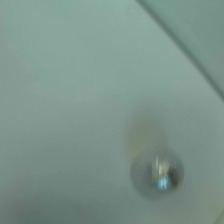
#> input picture Photos_balls/Silver_ball-samples/102.jpg, 224 x 224 px, given in place of the camera
$ python Ballsdetector.py
#> lines starting #> are read from the running program, lines starting #| are printed output that depends on the picture; after the words box and inside, x2 and y2 are one past the last pixel; in counts of white or black regions, pixels touching at a corner belong together
### Gyattline_v0.0/Python/PID.py
import time

class gpPID:
    def __init__(self, P, I, D,inverted = 1, setpoint = 0):

        self.inverted = inverted
        self.motoreDX = None
        self.motoreSX = None

        self.__KP = P
        self.__KI = I
        self.__KD = D

        self.__setpoint = setpoint

        self.__error = 0
        self.lastgradi = 0

        self.__integral = 0
        self.__last_error = 0

    def set_setpoint(self, value):
        self.__setpoint = value

    # [17 lines left out: function calcolopid, not called in this run]


    def initmotori(self, DX, SX):
        self.motoreDX = DX
        self.motoreSX = SX

    def limitamotori(self, DX, limite):
        return max(min(DX, limite), -limite)

    # [23 lines left out: functions calcolapotenzamotori_diretto, calcolapotenzamotori, calcolopotenzaservopicarx, not called in this run]

### Gyattline_v0.0/Python/Ballsdetector.py
import cv2
import numpy as np
from PID import gpPID

class pallinadetector():
    def __init__(self, hd, wd):
        self.PIDy = gpPID(P=0.2, I=0, D=0, setpoint=hd/2)
        self.PIDx = gpPID(P=1, I=0, D=0, setpoint=wd/2)
#> in main, frame is the input picture: shape (224, 224, 3); mean B, G, R 138.6, 146.9, 123.7
#> in distinguipallina, `hsv_image = cv2.cvtColor(image, cv2.COLOR_BGR2HSV)`: hsv_image: shape (224, 224, 3); mean H, S, V 78.9, 40.2, 146.9
        self.contapalline = 0
        self.hd = hd
        self.wd = wd
        self.green = (np.array([36, 60, 70]), np.array([89, 255, 255]))

    def riconosci_verde(self, image, color):
        Min, Max = color
        hsv = cv2.cvtColor(image, cv2.COLOR_BGR2HSV)
        mask = cv2.inRange(hsv, Min, Max)
        array = []
        contours, hierarchy = cv2.findContours(mask, cv2.RETR_EXTERNAL, cv2.CHAIN_APPROX_SIMPLE)
        for contour in contours:
            if cv2.contourArea(contour) > 500:
                x, y, w, h = cv2.boundingRect(contour)
                cv2.rectangle(image, (x, y), (x+w, y+h), (0, 255, 255), 2)
                array.append([x, y, w, h])
        return array

    def detectnero(self, image):
        hsv_image = cv2.cvtColor(image, cv2.COLOR_BGR2HSV)
        # Limiti per il colore nero
        lower_black = np.array([0, 0, 0])
        upper_black = np.array([180, 255, 45])
        mask = cv2.inRange(hsv_image, lower_black, upper_black)
        contours, _ = cv2.findContours(mask, cv2.RETR_EXTERNAL, cv2.CHAIN_APPROX_SIMPLE)
        return contours

    def detectpallina(self, image):
        arr = []
        gray = cv2.cvtColor(image, cv2.COLOR_BGR2GRAY)
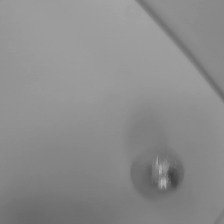
#> gray: shape (224, 224); min 63, max 174, mean 139.1
        # Applica un blur per ridurre i falsi positivi (sia Gaussian che mediano)
        gray = cv2.GaussianBlur(gray, (9, 9), 2)
        gray = cv2.medianBlur(gray, 5)
        circles = cv2.HoughCircles(gray, cv2.HOUGH_GRADIENT, dp=1, minDist=40,
                                   param1=40, param2=30, minRadius=0, maxRadius=0)
#> circles = None
        if circles is not None:
            circles = np.uint16(np.around(circles))
            for circle in circles[0, :]:
                center = (circle[0], circle[1])
                radius = circle[2]
                cv2.circle(image, center, radius, (0, 255, 0), 2)
                arr.append((center, radius))
            return arr
        else:
            return None


    def distinguipallina(self, image):
        pallineargentate = []
        # Converti l'immagine in HSV per eventuali controlli ROI sui riflessi
        hsv_image = cv2.cvtColor(image, cv2.COLOR_BGR2HSV)
        palline = self.detectpallina(image)
        neri = self.detectnero(image)
#> in detectnero, `mask = cv2.inRange(hsv_image, lower_black, upper_black)`: mask: shape (224, 224); every value is 0
#> in detectnero, `contours, _ = cv2.findContours(mask, cv2.RETR_EXTERNAL, cv2.CHAIN_APPR..`: contours = []
#> neri = []

        if palline is not None:
            for i in range(len(palline)):
                Cp, r = palline[i]
                Cx, Cy = Cp
                trovato_nero = False
                # Controlla se il centro della pallina coincide con una regione nera
                for j in range(len(neri)):
                    X, Y, W, H = cv2.boundingRect(neri[j])
                    Cn = int((X + X + W) / 2)
                    CHn = int((Y + Y + H) / 2)
                    if Cx - 10 < Cn < Cx + 10 and Cy - 10 < CHn < Cy + 10:
                        trovato_nero = True
                        break

                if trovato_nero:
                    print("Sembra che la pallina sia nera")
                else:
                    print("Sembra che la pallina sia argentata")
                    pallineargentate.append((Cp, r))


        return pallineargentate

    def calcoloerrorepallinay(self, palla):
        try:
            center, radius = palla
            h = center[1]
            deviazione = self.PIDy.calcolopid(h)
            return int(deviazione)
        except Exception as e:
            print("Errore calcolo y:", e)
            return -400  # -400 vuol dire errore

    def calcoloerrorepallinax(self, palla):
        try:
            center, radius = palla
            w = center[0]
            deviazione = self.PIDx.calcolopid(w)
            return int(deviazione)
        except Exception as e:
            print("Errore calcolo x:", e)
            return -400  # -400 vuol dire errore

    def ritornaltezza(self, palla):
        try:
            center, radius = palla
            h = center[1]
            return h
        except Exception as e:
            print("Errore altezza:", e)
            return -400  # -400 vuol dire errore

    def vai_verso_cassonetto(self, image):
        array_verdi = self.riconosci_verde(image, self.green)
        if array_verdi == -1 or len(array_verdi) == 0:
            return 300  # Se non ci sono verdi, gira e cercalo
        x, y, w, h = array_verdi[0]
        if y+h > 230:  # Se il cassonetto è vicino, ritorna 1000 (deposita la pallina)
            return 1000
        Cx = int((x + x + w) / 2)
        deviazione = self.PIDx.calcolopid(Cx)
        return deviazione

def main():
    cap = cv2.VideoCapture(0)
    wd = 320
    hd = 240
    ballz = pallinadetector(hd, wd)
    cap.set(3, wd)
    cap.set(4, hd)
    while True:
        ret, frame = cap.read()
        if not ret or frame is None:
            print("Impossibile acquisire il frame dalla videocamera.")
            break

        image = frame.copy()
        pallineargentate = ballz.distinguipallina(frame)
#> pallineargentate = []
        ballz.riconosci_verde(image, ballz.green)
#> in riconosci_verde, `mask = cv2.inRange(hsv, Min, Max)`:
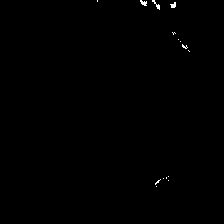
#> mask: shape (224, 224); 0.24% white in thin lines or dots, all inside (x1, y1, x2, y2) = (97, 0, 190, 187)
#> in riconosci_verde, `contours, hierarchy = cv2.findContours(mask, cv2.RETR_EXTERNAL, cv2.CH..`: contours = 15 contours, all with area under 20
#> the loop in riconosci_verde, `for contour in contours:` made 15 passes
#> contour on passes 1, 2, 4, 5, 6, 7, 9, 10, 15: [[156, 186]], [[168, 180]], [[163, 178]], [[166, 177], [166, 178]], [[168, 176]], [[188, 50], [189, 51]], [[180, 41]], [[178, 39]], [[97, 0], [97, 1]]
#> after the loop in riconosci_verde, `for contour in contours:`: array = []
        if pallineargentate is not None and len(pallineargentate) > 0:
            devy = ballz.calcoloerrorepallinay(pallineargentate[0])
            devx = ballz.calcoloerrorepallinax(pallineargentate[0])
            print("DEVIAZIONI:", devy, devx)

        cv2.imshow("frame", frame)
        cv2.imshow("a_image", image)

        if cv2.waitKey(1) & 0xFF == ord("q"):
#> (key q is pressed here)
            break

    cap.release()
    cv2.destroyAllWindows()

if __name__ == "__main__":
    main()

$ run again, on Photos_balls/Silver_ball-samples/103.jpg
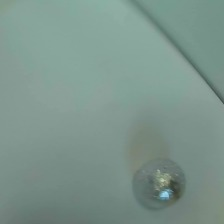
#> input picture Photos_balls/Silver_ball-samples/103.jpg, 224 x 224 px, given in place of the camera
#> in main, frame is the input picture: shape (224, 224, 3); mean B, G, R 139.9, 148.2, 124.7
#> hsv_image: shape (224, 224, 3); mean H, S, V 79, 40.4, 148.2
#> in detectpallina, `gray = cv2.cvtColor(image, cv2.COLOR_BGR2GRAY)`:
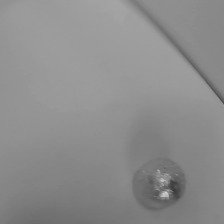
#> gray: shape (224, 224); min 51, max 207, mean 140.3
#> circles = None
#> in detectnero, `contours, _ = cv2.findContours(mask, cv2.RETR_EXTERNAL, cv2.CHAIN_APPR..`: contours = []
#> in riconosci_verde, `mask = cv2.inRange(hsv, Min, Max)`:
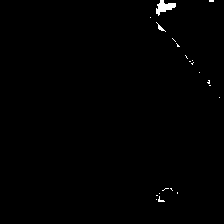
#> mask: shape (224, 224); 0.53% white; 21 white regions (19 under 20 px)
#> in riconosci_verde, `contours, hierarchy = cv2.findContours(mask, cv2.RETR_EXTERNAL, cv2.CH..`: contours = 21 contours, 20 with area under 20; largest, box (x1, y1, x2, y2) and area: (156, 0, 176, 16) 130
#> the loop in riconosci_verde, `for contour in contours:` made 21 passes
#> contour on passes 1, 3, 4, 5, 6, 8, 9, 11: [[156, 199]], [[156, 195], [157, 195]], [[159, 193]], [[177, 192], [177, 193]], [[170, 188], [172, 190], [171, 189], [171, 188]], [[219, 97]], [[209, 85], [210, 85]], [[199, 72]]
#> after the loop in riconosci_verde, `for contour in contours:`: array = []

$ run again, on Photos_balls/Silver_ball-samples/112.jpg
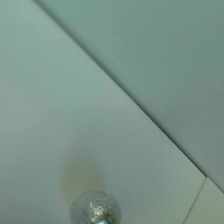
#> input picture Photos_balls/Silver_ball-samples/112.jpg, 224 x 224 px, given in place of the camera
#> in main, frame is the input picture: shape (224, 224, 3); mean B, G, R 136.9, 146, 122.5
#> hsv_image: shape (224, 224, 3); mean H, S, V 77.8, 41.4, 146
#> in detectpallina, `gray = cv2.cvtColor(image, cv2.COLOR_BGR2GRAY)`:
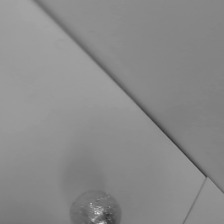
#> gray: shape (224, 224); min 46, max 222, mean 138
#> circles = None
#> in detectnero, `contours, _ = cv2.findContours(mask, cv2.RETR_EXTERNAL, cv2.CHAIN_APPR..`: contours = []
#> in riconosci_verde, `mask = cv2.inRange(hsv, Min, Max)`:
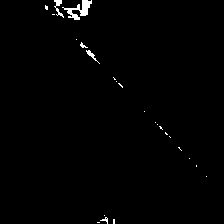
#> mask: shape (224, 224); 0.92% white; 24 white regions (19 under 20 px)
#> in riconosci_verde, `contours, hierarchy = cv2.findContours(mask, cv2.RETR_EXTERNAL, cv2.CH..`: contours = 24 contours, 21 with area under 20; largest, box (x1, y1, x2, y2) and area: (62, 0, 92, 20) 173, (54, 0, 64, 18) 40, (86, 50, 100, 64) 28
#> the loop in riconosci_verde, `for contour in contours:` made 24 passes
#> contour on passes 1, 2, 4, 5, 6, 7, 8, 9: [[97, 222], [99, 222]], [[113, 219], [113, 223], [114, 223], [114, 219]], [[104, 215]], [[206, 176]], [[196, 165], [196, 166]], [[189, 158]], [[178, 147], [181, 150], [179, 148], [179, 147]], [[169, 136], [170, 137]]
#> after the loop in riconosci_verde, `for contour in contours:`: array = []
